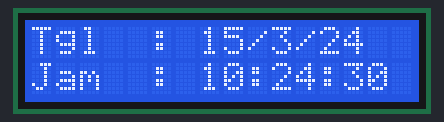
The sketch below on a simulated Arduino Uno, built with avr-gcc and run on an emulated ATmega328P. On the bench: 16×2 character LCD. The local clock reads 2024-03-15 10:24:30 at power-on unless the sketch sets it; what the sketch prints to the serial monitor is not drawn.

Above: at 0.2 s.
At 4.3 s:
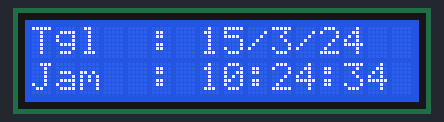
At 9.5 s:
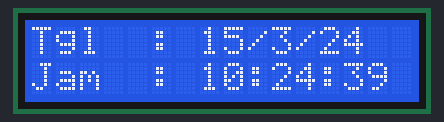
At 18.8 s:
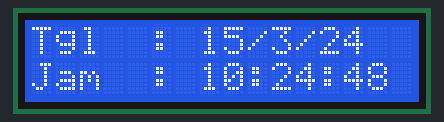
At 28.2 s:
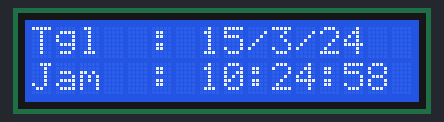
At 38.5 s:
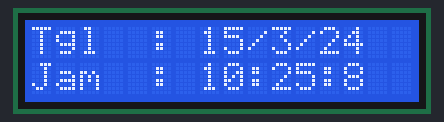

Measured:
- what the display in image 1 shows lasts 1.1 s, from 4.2 s to 5.3 s

The sketch:

sketch_feb19a.ino
```cpp
#include <Wire.h>
#include <LiquidCrystal_I2C.h>
#include "DS3231_Simple.h"
DS3231_Simple Clock;
LiquidCrystal_I2C lcd(0x27, 16, 2);
void setup() {
  Serial.begin(9600);
  Clock.begin();
  lcd.begin();

}

void loop() {
  DateTime waktu;
  waktu = Clock.read();


  lcd.setCursor(0,0);
  lcd.print("Tgl  : ");
  lcd.print(waktu.Day);
  lcd.print("/");
  lcd.print(waktu.Month);
  lcd.print("/");
  lcd.print(waktu.Year);
  lcd.print(" ");

  lcd.setCursor(0,1);
  lcd.print("Jam  : ");
  lcd.print(waktu.Hour);
  lcd.print(":");
  lcd.print(waktu.Minute);
  lcd.print(":");
  lcd.print(waktu.Second);
  lcd.println("    ");


  Serial.print(waktu.Day);
  Serial.print("/");
  Serial.print(waktu.Month);
  Serial.print("/");
  Serial.print(waktu.Year);
  Serial.print(" ");
  Serial.print(waktu.Hour);
  Serial.print(":");
  Serial.print(waktu.Minute);
  Serial.print(":");
  Serial.println(waktu.Second);

  delay(1000);

   if ((waktu.Hour == 0 && waktu.Minute == 0 && waktu.Second == 0) || (waktu.Hour == 1 && waktu.Minute == 0 && waktu.Second == 0) || (waktu.Hour == 2 && waktu.Minute == 0 && waktu.Second == 0) ||
      (waktu.Hour == 3 && waktu.Minute == 0 && waktu.Second == 0) || (waktu.Hour == 4 && waktu.Minute == 0 && waktu.Second == 0) || (waktu.Hour == 5 && waktu.Minute == 0 && waktu.Second == 0) ||
      (waktu.Hour == 6 && waktu.Minute == 0 && waktu.Second == 0) || (waktu.Hour == 7 && waktu.Minute == 0 && waktu.Second == 0) || (waktu.Hour == 8 && waktu.Minute == 0 && waktu.Second == 0) ||
      (waktu.Hour == 9 && waktu.Minute == 0 && waktu.Second == 0) || (waktu.Hour == 10 && waktu.Minute == 0 && waktu.Second == 0) || (waktu.Hour == 11 && waktu.Minute == 0 && waktu.Second == 0) ||
      (waktu.Hour == 12 && waktu.Minute == 0 && waktu.Second == 0) || (waktu.Hour == 13 && waktu.Minute == 0 && waktu.Second == 0) || (waktu.Hour == 14 && waktu.Minute == 0 && waktu.Second == 0) ||
      (waktu.Hour == 15 && waktu.Minute == 0 && waktu.Second == 0) || (waktu.Hour == 16 && waktu.Minute == 0 && waktu.Second == 0) || (waktu.Hour == 17 && waktu.Minute == 0 && waktu.Second == 0) ||
      (waktu.Hour == 18 && waktu.Minute == 0 && waktu.Second == 0) || (waktu.Hour == 19 && waktu.Minute == 0 && waktu.Second == 0) || (waktu.Hour == 20 && waktu.Minute == 0 && waktu.Second == 0) ||
      (waktu.Hour == 21 && waktu.Minute == 0 && waktu.Second == 0) || (waktu.Hour == 22 && waktu.Minute == 0 && waktu.Second == 0) || (waktu.Hour == 23 && waktu.Minute == 0 && waktu.Second == 0)) {
    digitalWrite(13, HIGH);
    delay (300);                                // Buzzer Berbunyi Otomastis Setiap Jam
    digitalWrite(13, LOW);
    delay (300);
    digitalWrite(13, HIGH);
    delay (300);
    digitalWrite(13, LOW);
    delay (100);
}

  }
```
